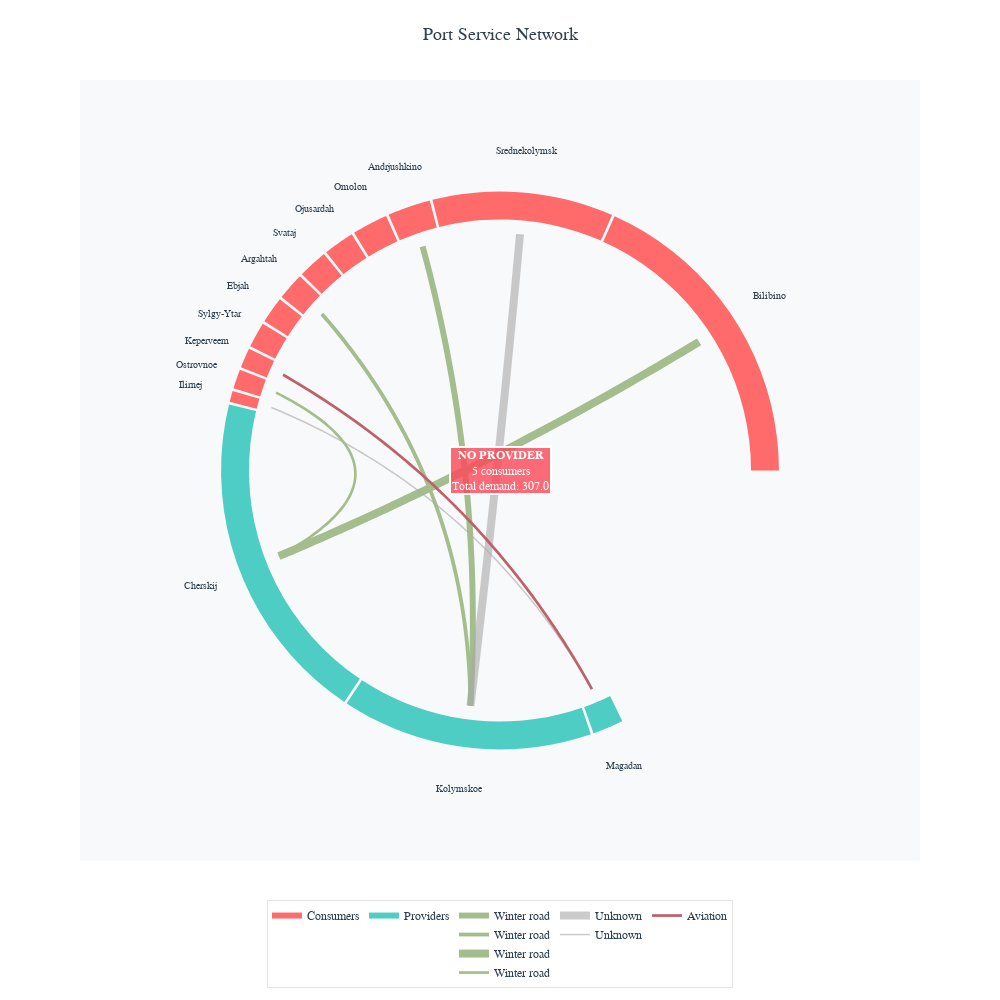

Here is the notebook cell this chart was saved with:
### Code cell
import plotly.graph_objects as go
import numpy as np
import math
from collections import defaultdict


def plot_circular_network_sankey_style(g, service_name="port", min_flow=1):
    """
    Create a circular network plot that matches the Sankey data processing exactly
    Cities are represented as flat segments along the circle perimeter

    Parameters:
    g: Single NetworkX graph
    service_name: Name of the service
    min_flow: Minimum flow threshold
    """

    print(f"Creating circular network...")

    # Step 1: Get all unique consumers, excluding self-sufficient ones
    consumers = {}  # {consumer_name: demand}

    # Find settlements with self-loops and full provision
    self_sufficient = set()
    for source, target, data in g.edges(data=True):
        if data.get("is_service_flow", False) and source == target:  # Self-loop
            # Check if this settlement has full provision
            node_data = g.nodes[source]
            provision = node_data.get("provision", 0)
            if provision >= 1.0:  # Fully provided
                self_sufficient.add(source)

    print(
        f"Excluding {len(self_sufficient)} self-sufficient settlements: {list(self_sufficient)}"
    )

    # Add consumers excluding self-sufficient ones
    for node_name, node_data in g.nodes(data=True):
        demand = node_data.get("demand", 0)
        if demand > 0 and node_name not in self_sufficient:
            consumers[node_name] = demand

    print(f"Found {len(consumers)} consumers")

    # Step 2: Get provider assignments
    assignments = {}

    # Get service flows (exclude self-service completely)
    for source, target, data in g.edges(data=True):
        if (
            data.get("is_service_flow", False)
            and data.get("assignment", 0) >= min_flow
            and source != target
        ):  # Only external service flows
            if source in consumers:  # Only consumers we know about
                assignments[source] = target

    # For consumers with NO external assignments, they go to NO_PROVIDER
    for consumer in consumers:
        if consumer not in assignments:
            assignments[consumer] = "NO_PROVIDER"

    print(
        f"{len([p for p in assignments.values() if p != 'NO_PROVIDER'])} assignments, "
        f"{len([p for p in assignments.values() if p == 'NO_PROVIDER'])} no provider"
    )

    # Step 3: Create network data
    providers = set(assignments.values())
    all_nodes = list(consumers.keys()) + [p for p in providers if p != "NO_PROVIDER"]

    # Calculate provider flows for sizing
    provider_flows = {}
    for consumer, provider in assignments.items():
        consumer_demand = consumers[consumer]
        if provider not in provider_flows:
            provider_flows[provider] = 0
        provider_flows[provider] += consumer_demand

    # Step 4: Create circular layout with segments
    fig = go.Figure()

    # Sort nodes: consumers first (by demand), then providers (by flow)
    sorted_consumers = sorted(consumers.items(), key=lambda x: x[1], reverse=True)
    sorted_providers = sorted(
        [(p, f) for p, f in provider_flows.items() if p != "NO_PROVIDER"],
        key=lambda x: x[1],
        reverse=True,
    )

    ordered_nodes = [c[0] for c in sorted_consumers] + [p[0] for p in sorted_providers]

    # Calculate total demand for proportional segments
    total_demand = sum(consumers.values()) + sum(f for p, f in sorted_providers)

    # Create segment positions
    segment_positions = {}
    current_angle = 0
    radius = 1.0

    for node_id in ordered_nodes:
        if node_id in consumers:
            demand = consumers[node_id]
        else:
            demand = provider_flows[node_id]

        # Calculate segment size proportional to demand
        segment_size = max(
            0.02, (demand / total_demand) * 2 * math.pi * 0.8
        )  # 80% of circle

        start_angle = current_angle
        end_angle = current_angle + segment_size
        mid_angle = (start_angle + end_angle) / 2

        segment_positions[node_id] = {
            "start_angle": start_angle,
            "end_angle": end_angle,
            "mid_angle": mid_angle,
            "mid_x": math.cos(mid_angle) * radius,
            "mid_y": math.sin(mid_angle) * radius,
        }

        current_angle = end_angle + 0.01  # Small gap between segments

    # Step 5: Draw city segments
    transport_modes_color = {
        "Aviation": "#BF616A",
        "Regular road": "#EBCB8B",
        "Winter road": "#A3BE8C",
        "Water transport": "#B48EAD",
        "Service flow": "rgba(149, 165, 166, 0.6)",
        "Unknown": "rgba(169, 169, 169, 0.6)",
    }

    # Draw consumer segments (red)
    for consumer, demand in sorted_consumers:
        pos = segment_positions[consumer]

        # Create arc for segment
        angles = np.linspace(pos["start_angle"], pos["end_angle"], 20)
        inner_radius = 0.9
        outer_radius = 1.0

        # Create segment shape
        x_outer = [math.cos(a) * outer_radius for a in angles]
        y_outer = [math.sin(a) * outer_radius for a in angles]
        x_inner = [math.cos(a) * inner_radius for a in reversed(angles)]
        y_inner = [math.sin(a) * inner_radius for a in reversed(angles)]

        x_segment = x_outer + x_inner + [x_outer[0]]
        y_segment = y_outer + y_inner + [y_outer[0]]

        provider = assignments[consumer]
        fig.add_trace(
            go.Scatter(
                x=x_segment,
                y=y_segment,
                fill="toself",
                mode="none",
                fillcolor="#FF6B6B",
                name="Consumers",
                legendgroup="consumers",
                showlegend=True if consumer == sorted_consumers[0][0] else False,
                hovertemplate=f"<b>{consumer}</b><br>Demand: {demand:.1f}<br>Provider: {provider}<extra></extra>",
            )
        )

        # Add text label
        fig.add_annotation(
            x=pos["mid_x"] * 1.15,
            y=pos["mid_y"] * 1.15,
            text=consumer,
            showarrow=False,
            font=dict(size=10, color="#2c3e50"),
            xanchor="center",
            yanchor="middle",
        )

    # Draw provider segments (teal)
    for provider, flow in sorted_providers:
        pos = segment_positions[provider]

        # Create arc for segment
        angles = np.linspace(pos["start_angle"], pos["end_angle"], 20)
        inner_radius = 0.9
        outer_radius = 1.0

        # Create segment shape
        x_outer = [math.cos(a) * outer_radius for a in angles]
        y_outer = [math.sin(a) * outer_radius for a in angles]
        x_inner = [math.cos(a) * inner_radius for a in reversed(angles)]
        y_inner = [math.sin(a) * inner_radius for a in reversed(angles)]

        x_segment = x_outer + x_inner + [x_outer[0]]
        y_segment = y_outer + y_inner + [y_outer[0]]

        served_consumers = [c for c, p in assignments.items() if p == provider]
        fig.add_trace(
            go.Scatter(
                x=x_segment,
                y=y_segment,
                fill="toself",
                mode="none",
                fillcolor="#4ECDC4",
                name="Providers",
                legendgroup="providers",
                showlegend=True if provider == sorted_providers[0][0] else False,
                hovertemplate=f"<b>{provider}</b><br>Total Flow: {flow:.1f}<br>Serves: {len(served_consumers)} consumers<extra></extra>",
            )
        )

        # Add text label
        fig.add_annotation(
            x=pos["mid_x"] * 1.15,
            y=pos["mid_y"] * 1.15,
            text=provider,
            showarrow=False,
            font=dict(size=10, color="#2c3e50"),
            xanchor="center",
            yanchor="middle",
        )

    # Step 6: Draw connections (curved lines from segment to segment)
    for consumer, provider in assignments.items():
        if provider == "NO_PROVIDER":
            continue

        consumer_pos = segment_positions[consumer]
        provider_pos = segment_positions[provider]

        x0, y0 = consumer_pos["mid_x"] * 0.85, consumer_pos["mid_y"] * 0.85
        x1, y1 = provider_pos["mid_x"] * 0.85, provider_pos["mid_y"] * 0.85

        consumer_demand = consumers[consumer]

        # Get the transport mode/label for this connection
        edge_label = "Service flow"
        for source, target, data in g.edges(data=True):
            if source == consumer and target == provider:
                if data.get("is_service_flow", False):
                    # edge_label = "Service flow"
                    # else:
                    edge_label = data.get("label", "Unknown")
                break

        # Create curved path toward center
        mid_x = (x0 + x1) / 2
        mid_y = (y0 + y1) / 2
        control_x = mid_x * 0.3  # Curve toward center
        control_y = mid_y * 0.3

        # Create smooth curve
        t = np.linspace(0, 1, 50)
        curve_x = (1 - t) ** 2 * x0 + 2 * (1 - t) * t * control_x + t**2 * x1
        curve_y = (1 - t) ** 2 * y0 + 2 * (1 - t) * t * control_y + t**2 * y1

        # Scale thickness based on demand
        line_width = max(1, min(8, consumer_demand / 15))

        # Get color for this edge label
        color = transport_modes_color.get(edge_label, transport_modes_color["Unknown"])

        fig.add_trace(
            go.Scatter(
                x=curve_x,
                y=curve_y,
                mode="lines",
                name=edge_label,
                legendgroup=edge_label,
                line=dict(
                    color=color,
                    width=line_width,
                    shape="spline",
                    smoothing=1.0,
                ),
                hovertemplate=f"<b>{consumer} → {provider}</b><br>Type: {edge_label}<br>Demand: {consumer_demand:.1f}<extra></extra>",
                showlegend=True,
            )
        )

    # Add annotation for NO_PROVIDER consumers
    no_provider_consumers = [c for c, p in assignments.items() if p == "NO_PROVIDER"]
    if no_provider_consumers:
        total_no_provider_demand = sum(consumers[c] for c in no_provider_consumers)
        fig.add_annotation(
            x=0,
            y=0,
            text=f"<b>NO PROVIDER</b><br>{len(no_provider_consumers)} consumers<br>Total demand: {total_no_provider_demand:.1f}",
            showarrow=False,
            bgcolor="rgba(255, 71, 87, 0.8)",
            bordercolor="white",
            borderwidth=2,
            font=dict(size=12, color="white", family="Arial Black"),
        )

    # Step 7: Update layout
    fig.update_layout(
        title=dict(
            text=f"{service_name.title()} Service Network",
            font=dict(size=18, family="Arial", color="#2c3e50"),
            x=0.5,
            xanchor="center",
        ),
        showlegend=True,
        legend=dict(
            orientation="h",
            yanchor="top",
            y=-0.05,
            xanchor="center",
            x=0.5,
            bgcolor="rgba(255,255,255,0.8)",
            bordercolor="rgba(0,0,0,0.1)",
            borderwidth=1,
        ),
        hovermode="closest",
        margin=dict(b=80, l=80, r=80, t=80),
        xaxis=dict(
            showgrid=False,
            zeroline=False,
            showticklabels=False,
            range=[-1.4, 1.4],
            scaleanchor="y",
            scaleratio=1,
        ),
        yaxis=dict(
            showgrid=False, zeroline=False, showticklabels=False, range=[-1.4, 1.4]
        ),
        plot_bgcolor="#f8f9fa",
        paper_bgcolor="white",
        font=dict(family="Arial", size=12, color="#2c3e50"),
        width=1000,
        height=1000,
    )

    return fig


# Usage example:
fig = plot_circular_network_sankey_style(g, service_name="port")
fig.show()

### Figure 1 — Plotly figure (JSON) as saved in the notebook; plotly's stock layout.template omitted (floating-point values rounded to 4 significant figures)
{"data": [{"fill": "toself", "fillcolor": "#FF6B6B", "hovertemplate": "<b>Bilibino</b><br>Demand: 654.0<br>Provider: Cherskij<extra></extra>", "legendgroup": "consumers", "mode": "none", "name": "Consumers", "showlegend": true, "type": "scatter", "x": [1, 0.9982, 0.9927, 0.9836, 0.971, 0.9548, 0.9351, 0.912, 0.8855, 0.8559, 0.8231, 0.7874, 0.7487, 0.7073, 0.6634, 0.617, 0.5684, 0.5177, 0.4651, 0.4108, 0.3698, 0.4186, 0.4659, 0.5116, 0.5553, 0.597, 0.6366, 0.6738, 0.7086, 0.7408, 0.7703, 0.797, 0.8208, 0.8416, 0.8593, 0.8739, 0.8853, 0.8934, 0.8984, 0.9, 1], "y": [0, 0.06035, 0.1205, 0.1802, 0.2392, 0.2974, 0.3545, 0.4103, 0.4645, 0.5171, 0.5679, 0.6165, 0.6629, 0.7069, 0.7483, 0.787, 0.8228, 0.8556, 0.8852, 0.9117, 0.8205, 0.7967, 0.77, 0.7405, 0.7083, 0.6735, 0.6362, 0.5966, 0.5549, 0.5111, 0.4654, 0.4181, 0.3692, 0.319, 0.2676, 0.2153, 0.1622, 0.1084, 0.05432, 0, 0]}, {"fill": "toself", "fillcolor": "#FF6B6B", "hovertemplate": "<b>Srednekolymsk</b><br>Demand: 375.0<br>Provider: Kolymskoe<extra></extra>", "legendgroup": "consumers", "mode": "none", "name": "Consumers", "showlegend": false, "type": "scatter", "x": [0.4017, 0.3698, 0.3374, 0.3046, 0.2714, 0.2379, 0.2042, 0.1701, 0.1359, 0.1016, 0.06705, 0.03247, -0.002157, -0.03678, -0.07135, -0.1058, -0.1402, -0.1744, -0.2084, -0.2421, -0.2179, -0.1875, -0.157, -0.1262, -0.09526, -0.06422, -0.0331, -0.001941, 0.02922, 0.06034, 0.0914, 0.1223, 0.1531, 0.1837, 0.2141, 0.2443, 0.2741, 0.3036, 0.3328, 0.3615, 0.4017], "y": [0.9158, 0.9291, 0.9414, 0.9525, 0.9625, 0.9713, 0.9789, 0.9854, 0.9907, 0.9948, 0.9977, 0.9995, 1.0, 0.9993, 0.9975, 0.9944, 0.9901, 0.9847, 0.978, 0.9702, 0.8732, 0.8802, 0.8862, 0.8911, 0.8949, 0.8977, 0.8994, 0.9, 0.8995, 0.898, 0.8953, 0.8916, 0.8869, 0.881, 0.8742, 0.8662, 0.8572, 0.8472, 0.8362, 0.8242, 0.9158]}, {"fill": "toself", "fillcolor": "#FF6B6B", "hovertemplate": "<b>Andrjushkino</b><br>Demand: 89.0<br>Provider: Kolymskoe<extra></extra>", "legendgroup": "consumers", "mode": "none", "name": "Consumers", "showlegend": false, "type": "scatter", "x": [-0.2518, -0.2598, -0.2677, -0.2756, -0.2835, -0.2914, -0.2992, -0.307, -0.3148, -0.3226, -0.3304, -0.3382, -0.3459, -0.3536, -0.3612, -0.3689, -0.3765, -0.3841, -0.3917, -0.3992, -0.3593, -0.3525, -0.3457, -0.3389, -0.332, -0.3251, -0.3182, -0.3113, -0.3043, -0.2974, -0.2904, -0.2834, -0.2763, -0.2693, -0.2622, -0.2551, -0.248, -0.2409, -0.2338, -0.2266, -0.2518], "y": [0.9678, 0.9657, 0.9635, 0.9613, 0.959, 0.9566, 0.9542, 0.9517, 0.9491, 0.9465, 0.9438, 0.9411, 0.9383, 0.9354, 0.9325, 0.9295, 0.9264, 0.9233, 0.9201, 0.9168, 0.8252, 0.8281, 0.831, 0.8338, 0.8365, 0.8392, 0.8419, 0.8445, 0.847, 0.8495, 0.8519, 0.8542, 0.8565, 0.8588, 0.861, 0.8631, 0.8651, 0.8672, 0.8691, 0.871, 0.9678]}, {"fill": "toself", "fillcolor": "#FF6B6B", "hovertemplate": "<b>Omolon</b><br>Demand: 74.0<br>Provider: NO_PROVIDER<extra></extra>", "legendgroup": "consumers", "mode": "none", "name": "Consumers", "showlegend": false, "type": "scatter", "x": [-0.4084, -0.4146, -0.4208, -0.427, -0.4332, -0.4393, -0.4455, -0.4516, -0.4577, -0.4637, -0.4698, -0.4758, -0.4818, -0.4878, -0.4937, -0.4997, -0.5056, -0.5114, -0.5173, -0.5231, -0.4708, -0.4656, -0.4603, -0.455, -0.4497, -0.4443, -0.439, -0.4336, -0.4282, -0.4228, -0.4174, -0.4119, -0.4064, -0.4009, -0.3954, -0.3899, -0.3843, -0.3788, -0.3732, -0.3676, -0.4084], "y": [0.9128, 0.91, 0.9071, 0.9042, 0.9013, 0.8983, 0.8953, 0.8922, 0.8891, 0.886, 0.8828, 0.8796, 0.8763, 0.873, 0.8696, 0.8662, 0.8628, 0.8593, 0.8558, 0.8522, 0.767, 0.7702, 0.7734, 0.7765, 0.7796, 0.7827, 0.7857, 0.7887, 0.7916, 0.7945, 0.7974, 0.8002, 0.803, 0.8058, 0.8085, 0.8112, 0.8138, 0.8164, 0.819, 0.8215, 0.9128]}, {"fill": "toself", "fillcolor": "#FF6B6B", "hovertemplate": "<b>Ojusardah</b><br>Demand: 64.0<br>Provider: NO_PROVIDER<extra></extra>", "legendgroup": "consumers", "mode": "none", "name": "Consumers", "showlegend": false, "type": "scatter", "x": [-0.5316, -0.5366, -0.5416, -0.5466, -0.5515, -0.5564, -0.5613, -0.5662, -0.5711, -0.5759, -0.5807, -0.5855, -0.5903, -0.5951, -0.5998, -0.6045, -0.6092, -0.6139, -0.6186, -0.6232, -0.5609, -0.5567, -0.5525, -0.5483, -0.5441, -0.5398, -0.5356, -0.5313, -0.527, -0.5227, -0.5183, -0.514, -0.5096, -0.5052, -0.5008, -0.4964, -0.4919, -0.4874, -0.483, -0.4785, -0.5316], "y": [0.847, 0.8438, 0.8406, 0.8374, 0.8342, 0.8309, 0.8276, 0.8243, 0.8209, 0.8175, 0.8141, 0.8106, 0.8072, 0.8037, 0.8001, 0.7966, 0.793, 0.7894, 0.7857, 0.7821, 0.7039, 0.7072, 0.7104, 0.7137, 0.7169, 0.7201, 0.7233, 0.7265, 0.7296, 0.7327, 0.7358, 0.7388, 0.7418, 0.7448, 0.7478, 0.7508, 0.7537, 0.7566, 0.7594, 0.7623, 0.847]}, {"fill": "toself", "fillcolor": "#FF6B6B", "hovertemplate": "<b>Svataj</b><br>Demand: 61.0<br>Provider: NO_PROVIDER<extra></extra>", "legendgroup": "consumers", "mode": "none", "name": "Consumers", "showlegend": false, "type": "scatter", "x": [-0.631, -0.6353, -0.6397, -0.644, -0.6483, -0.6526, -0.6568, -0.6611, -0.6653, -0.6695, -0.6737, -0.6778, -0.6819, -0.686, -0.6901, -0.6942, -0.6982, -0.7023, -0.7063, -0.7102, -0.6392, -0.6356, -0.632, -0.6284, -0.6248, -0.6211, -0.6174, -0.6137, -0.61, -0.6063, -0.6025, -0.5988, -0.595, -0.5911, -0.5873, -0.5835, -0.5796, -0.5757, -0.5718, -0.5679, -0.631], "y": [0.7758, 0.7722, 0.7686, 0.765, 0.7614, 0.7577, 0.754, 0.7503, 0.7466, 0.7428, 0.739, 0.7352, 0.7314, 0.7276, 0.7237, 0.7198, 0.7159, 0.7119, 0.708, 0.704, 0.6336, 0.6372, 0.6407, 0.6443, 0.6478, 0.6513, 0.6548, 0.6583, 0.6617, 0.6651, 0.6685, 0.6719, 0.6753, 0.6786, 0.682, 0.6852, 0.6885, 0.6918, 0.695, 0.6982, 0.7758]}, {"fill": "toself", "fillcolor": "#FF6B6B", "hovertemplate": "<b>Argahtah</b><br>Demand: 57.0<br>Provider: Kolymskoe<extra></extra>", "legendgroup": "consumers", "mode": "none", "name": "Consumers", "showlegend": false, "type": "scatter", "x": [-0.7172, -0.7209, -0.7245, -0.7282, -0.7318, -0.7353, -0.7389, -0.7424, -0.7459, -0.7494, -0.7529, -0.7564, -0.7598, -0.7632, -0.7666, -0.77, -0.7733, -0.7766, -0.7799, -0.7832, -0.7049, -0.702, -0.699, -0.696, -0.693, -0.6899, -0.6869, -0.6838, -0.6807, -0.6776, -0.6745, -0.6713, -0.6682, -0.665, -0.6618, -0.6586, -0.6553, -0.6521, -0.6488, -0.6455, -0.7172], "y": [0.6968, 0.693, 0.6892, 0.6854, 0.6816, 0.6777, 0.6738, 0.6699, 0.666, 0.6621, 0.6581, 0.6542, 0.6502, 0.6462, 0.6421, 0.6381, 0.634, 0.6299, 0.6258, 0.6217, 0.5596, 0.5633, 0.5669, 0.5706, 0.5743, 0.5779, 0.5815, 0.5851, 0.5887, 0.5923, 0.5959, 0.5994, 0.6029, 0.6064, 0.6099, 0.6134, 0.6169, 0.6203, 0.6237, 0.6271, 0.6968]}, {"fill": "toself", "fillcolor": "#FF6B6B", "hovertemplate": "<b>Ebjah</b><br>Demand: 55.0<br>Provider: NO_PROVIDER<extra></extra>", "legendgroup": "consumers", "mode": "none", "name": "Consumers", "showlegend": false, "type": "scatter", "x": [-0.7894, -0.7925, -0.7956, -0.7987, -0.8017, -0.8047, -0.8077, -0.8107, -0.8137, -0.8166, -0.8196, -0.8225, -0.8253, -0.8282, -0.831, -0.8338, -0.8366, -0.8394, -0.8422, -0.8449, -0.7604, -0.7579, -0.7555, -0.753, -0.7505, -0.7479, -0.7454, -0.7428, -0.7402, -0.7376, -0.735, -0.7323, -0.7297, -0.727, -0.7243, -0.7215, -0.7188, -0.716, -0.7133, -0.7105, -0.7894], "y": [0.6139, 0.6099, 0.6058, 0.6018, 0.5977, 0.5936, 0.5895, 0.5854, 0.5813, 0.5772, 0.573, 0.5688, 0.5647, 0.5605, 0.5562, 0.552, 0.5478, 0.5435, 0.5392, 0.535, 0.4815, 0.4853, 0.4892, 0.493, 0.4968, 0.5006, 0.5044, 0.5082, 0.512, 0.5157, 0.5194, 0.5232, 0.5269, 0.5306, 0.5343, 0.5379, 0.5416, 0.5452, 0.5489, 0.5525, 0.6139]}, {"fill": "toself", "fillcolor": "#FF6B6B", "hovertemplate": "<b>Sylgy-Ytar</b><br>Demand: 53.0<br>Provider: NO_PROVIDER<extra></extra>", "legendgroup": "consumers", "mode": "none", "name": "Consumers", "showlegend": false, "type": "scatter", "x": [-0.8502, -0.8528, -0.8553, -0.8578, -0.8603, -0.8628, -0.8653, -0.8677, -0.8701, -0.8725, -0.8749, -0.8773, -0.8796, -0.8819, -0.8842, -0.8865, -0.8888, -0.891, -0.8932, -0.8954, -0.8059, -0.8039, -0.8019, -0.7999, -0.7979, -0.7958, -0.7937, -0.7917, -0.7896, -0.7874, -0.7853, -0.7831, -0.7809, -0.7787, -0.7765, -0.7743, -0.772, -0.7698, -0.7675, -0.7652, -0.8502], "y": [0.5265, 0.5223, 0.5181, 0.5139, 0.5097, 0.5055, 0.5013, 0.4971, 0.4928, 0.4885, 0.4843, 0.48, 0.4757, 0.4714, 0.467, 0.4627, 0.4584, 0.454, 0.4496, 0.4453, 0.4007, 0.4047, 0.4086, 0.4125, 0.4164, 0.4203, 0.4242, 0.4281, 0.432, 0.4358, 0.4397, 0.4435, 0.4473, 0.4512, 0.455, 0.4588, 0.4626, 0.4663, 0.4701, 0.4738, 0.5265]}, {"fill": "toself", "fillcolor": "#FF6B6B", "hovertemplate": "<b>Keperveem</b><br>Demand: 41.0<br>Provider: Magadan<extra></extra>", "legendgroup": "consumers", "mode": "none", "name": "Consumers", "showlegend": false, "type": "scatter", "x": [-0.8998, -0.9015, -0.9031, -0.9047, -0.9063, -0.9079, -0.9095, -0.9111, -0.9126, -0.9141, -0.9157, -0.9172, -0.9187, -0.9202, -0.9217, -0.9231, -0.9246, -0.926, -0.9274, -0.9288, -0.836, -0.8347, -0.8334, -0.8321, -0.8308, -0.8295, -0.8282, -0.8268, -0.8255, -0.8241, -0.8227, -0.8213, -0.8199, -0.8185, -0.8171, -0.8157, -0.8142, -0.8128, -0.8113, -0.8098, -0.8998], "y": [0.4363, 0.4329, 0.4295, 0.426, 0.4226, 0.4192, 0.4157, 0.4123, 0.4088, 0.4054, 0.4019, 0.3985, 0.395, 0.3915, 0.388, 0.3845, 0.381, 0.3775, 0.374, 0.3705, 0.3334, 0.3366, 0.3398, 0.3429, 0.3461, 0.3492, 0.3523, 0.3555, 0.3586, 0.3617, 0.3648, 0.368, 0.3711, 0.3742, 0.3773, 0.3804, 0.3834, 0.3865, 0.3896, 0.3927, 0.4363]}, {"fill": "toself", "fillcolor": "#FF6B6B", "hovertemplate": "<b>Ostrovnoe</b><br>Demand: 40.0<br>Provider: Cherskij<extra></extra>", "legendgroup": "consumers", "mode": "none", "name": "Consumers", "showlegend": false, "type": "scatter", "x": [-0.9325, -0.9338, -0.9351, -0.9364, -0.9377, -0.939, -0.9403, -0.9415, -0.9428, -0.944, -0.9452, -0.9464, -0.9476, -0.9488, -0.9499, -0.9511, -0.9522, -0.9533, -0.9544, -0.9555, -0.86, -0.859, -0.858, -0.857, -0.856, -0.8549, -0.8539, -0.8528, -0.8518, -0.8507, -0.8496, -0.8485, -0.8474, -0.8462, -0.8451, -0.844, -0.8428, -0.8416, -0.8404, -0.8392, -0.9325], "y": [0.3612, 0.3577, 0.3543, 0.3508, 0.3474, 0.3439, 0.3404, 0.337, 0.3335, 0.33, 0.3265, 0.323, 0.3195, 0.316, 0.3125, 0.309, 0.3055, 0.302, 0.2984, 0.2949, 0.2654, 0.2686, 0.2718, 0.2749, 0.2781, 0.2813, 0.2844, 0.2876, 0.2907, 0.2939, 0.297, 0.3001, 0.3033, 0.3064, 0.3095, 0.3126, 0.3157, 0.3189, 0.322, 0.3251, 0.3612]}, {"fill": "toself", "fillcolor": "#FF6B6B", "hovertemplate": "<b>Ilirnej</b><br>Demand: 23.0<br>Provider: Magadan<extra></extra>", "legendgroup": "consumers", "mode": "none", "name": "Consumers", "showlegend": false, "type": "scatter", "x": [-0.9584, -0.959, -0.9596, -0.9602, -0.9608, -0.9614, -0.962, -0.9626, -0.9631, -0.9637, -0.9643, -0.9648, -0.9654, -0.9659, -0.9665, -0.967, -0.9676, -0.9681, -0.9686, -0.9692, -0.8722, -0.8718, -0.8713, -0.8708, -0.8703, -0.8698, -0.8693, -0.8688, -0.8683, -0.8678, -0.8673, -0.8668, -0.8663, -0.8658, -0.8653, -0.8647, -0.8642, -0.8637, -0.8631, -0.8626, -0.9584], "y": [0.2853, 0.2833, 0.2813, 0.2792, 0.2772, 0.2751, 0.2731, 0.2711, 0.269, 0.267, 0.2649, 0.2629, 0.2608, 0.2588, 0.2567, 0.2547, 0.2526, 0.2506, 0.2485, 0.2464, 0.2218, 0.2237, 0.2255, 0.2274, 0.2292, 0.231, 0.2329, 0.2347, 0.2366, 0.2384, 0.2403, 0.2421, 0.244, 0.2458, 0.2476, 0.2495, 0.2513, 0.2531, 0.255, 0.2568, 0.2853]}, {"fill": "toself", "fillcolor": "#4ECDC4", "hovertemplate": "<b>Cherskij</b><br>Total Flow: 694.0<br>Serves: 2 consumers<extra></extra>", "legendgroup": "providers", "mode": "none", "name": "Providers", "showlegend": true, "type": "scatter", "x": [-0.9716, -0.9847, -0.9939, -0.9989, -0.9998, -0.9967, -0.9894, -0.9781, -0.9628, -0.9435, -0.9203, -0.8934, -0.8628, -0.8287, -0.7911, -0.7503, -0.7064, -0.6597, -0.6102, -0.5582, -0.5024, -0.5492, -0.5937, -0.6358, -0.6753, -0.712, -0.7458, -0.7765, -0.8041, -0.8283, -0.8492, -0.8665, -0.8803, -0.8905, -0.897, -0.8999, -0.899, -0.8945, -0.8863, -0.8744, -0.9716], "y": [0.2367, 0.174, 0.1106, 0.04674, -0.01733, -0.08132, -0.145, -0.2081, -0.2703, -0.3314, -0.3911, -0.4492, -0.5055, -0.5598, -0.6117, -0.6611, -0.7078, -0.7516, -0.7923, -0.8297, -0.7467, -0.713, -0.6764, -0.637, -0.595, -0.5505, -0.5038, -0.455, -0.4043, -0.352, -0.2982, -0.2432, -0.1872, -0.1305, -0.07319, -0.0156, 0.04206, 0.09955, 0.1566, 0.2131, 0.2367]}, {"fill": "toself", "fillcolor": "#4ECDC4", "hovertemplate": "<b>Kolymskoe</b><br>Total Flow: 521.0<br>Serves: 3 consumers<extra></extra>", "legendgroup": "providers", "mode": "none", "name": "Providers", "showlegend": false, "type": "scatter", "x": [-0.5499, -0.5091, -0.4671, -0.424, -0.38, -0.335, -0.2894, -0.243, -0.1961, -0.1487, -0.1009, -0.05298, -0.004892, 0.0432, 0.0912, 0.139, 0.1864, 0.2335, 0.28, 0.3258, 0.2932, 0.252, 0.2101, 0.1678, 0.1251, 0.08208, 0.03888, -0.004403, -0.04768, -0.09084, -0.1338, -0.1764, -0.2187, -0.2604, -0.3015, -0.342, -0.3816, -0.4204, -0.4582, -0.4949, -0.5499], "y": [-0.8353, -0.8607, -0.8842, -0.9057, -0.925, -0.9422, -0.9572, -0.97, -0.9806, -0.9889, -0.9949, -0.9986, -1.0, -0.9991, -0.9958, -0.9903, -0.9825, -0.9724, -0.96, -0.9454, -0.8509, -0.864, -0.8751, -0.8842, -0.8913, -0.8962, -0.8992, -0.9, -0.8987, -0.8954, -0.89, -0.8825, -0.873, -0.8615, -0.848, -0.8325, -0.8151, -0.7958, -0.7747, -0.7517, -0.8353]}, {"fill": "toself", "fillcolor": "#4ECDC4", "hovertemplate": "<b>Magadan</b><br>Total Flow: 64.0<br>Serves: 2 consumers<extra></extra>", "legendgroup": "providers", "mode": "none", "name": "Providers", "showlegend": false, "type": "scatter", "x": [0.3353, 0.3408, 0.3464, 0.3519, 0.3574, 0.3629, 0.3684, 0.3739, 0.3794, 0.3849, 0.3903, 0.3957, 0.4012, 0.4066, 0.412, 0.4173, 0.4227, 0.4281, 0.4334, 0.4387, 0.3948, 0.39, 0.3852, 0.3804, 0.3756, 0.3708, 0.3659, 0.3611, 0.3562, 0.3513, 0.3464, 0.3415, 0.3365, 0.3316, 0.3266, 0.3217, 0.3167, 0.3117, 0.3067, 0.3017, 0.3353], "y": [-0.9421, -0.9401, -0.9381, -0.936, -0.9339, -0.9318, -0.9297, -0.9275, -0.9252, -0.923, -0.9207, -0.9184, -0.916, -0.9136, -0.9112, -0.9087, -0.9063, -0.9038, -0.9012, -0.8986, -0.8088, -0.8111, -0.8134, -0.8156, -0.8179, -0.8201, -0.8223, -0.8244, -0.8265, -0.8286, -0.8307, -0.8327, -0.8347, -0.8367, -0.8386, -0.8405, -0.8424, -0.8443, -0.8461, -0.8479, -0.9421]}, {"hovertemplate": "<b>Andrjushkino → Kolymskoe</b><br>Type: Winter road<br>Demand: 89.0<extra></extra>", "legendgroup": "Winter road", "line": {"color": "#A3BE8C", "shape": "spline", "smoothing": 1, "width": 5.933}, "mode": "lines", "name": "Winter road", "showlegend": true, "type": "scatter", "x": [-0.2775, -0.2687, -0.26, -0.2516, -0.2434, -0.2354, -0.2277, -0.2202, -0.2129, -0.2058, -0.1989, -0.1923, -0.1859, -0.1797, -0.1738, -0.168, -0.1625, -0.1572, -0.1522, -0.1473, -0.1427, -0.1383, -0.1341, -0.1302, -0.1265, -0.123, -0.1197, -0.1166, -0.1138, -0.1112, -0.1088, -0.1067, -0.1047, -0.103, -0.1015, -0.1003, -0.09925, -0.09843, -0.09784, -0.09748, -0.09733, -0.09741, -0.09772, -0.09825, -0.099, -0.09997, -0.1012, -0.1026, -0.1042, -0.1061], "y": [0.8034, 0.7704, 0.7373, 0.7042, 0.6711, 0.6379, 0.6048, 0.5716, 0.5384, 0.5051, 0.4719, 0.4386, 0.4053, 0.372, 0.3386, 0.3052, 0.2718, 0.2384, 0.205, 0.1715, 0.138, 0.1045, 0.07097, 0.0374, 0.00382, -0.02979, -0.06342, -0.09707, -0.1307, -0.1644, -0.1982, -0.2319, -0.2657, -0.2995, -0.3333, -0.3671, -0.401, -0.4349, -0.4688, -0.5027, -0.5367, -0.5707, -0.6047, -0.6387, -0.6728, -0.7068, -0.7409, -0.775, -0.8092, -0.8434]}, {"hovertemplate": "<b>Argahtah → Kolymskoe</b><br>Type: Winter road<br>Demand: 57.0<extra></extra>", "legendgroup": "Winter road", "line": {"color": "#A3BE8C", "shape": "spline", "smoothing": 1, "width": 3.8}, "mode": "lines", "name": "Winter road", "showlegend": true, "type": "scatter", "x": [-0.6385, -0.6172, -0.5964, -0.5759, -0.556, -0.5364, -0.5173, -0.4986, -0.4804, -0.4626, -0.4452, -0.4282, -0.4117, -0.3957, -0.38, -0.3648, -0.35, -0.3357, -0.3218, -0.3083, -0.2953, -0.2827, -0.2705, -0.2588, -0.2475, -0.2366, -0.2262, -0.2162, -0.2066, -0.1975, -0.1888, -0.1805, -0.1727, -0.1653, -0.1584, -0.1518, -0.1458, -0.1401, -0.1349, -0.1301, -0.1257, -0.1218, -0.1183, -0.1153, -0.1127, -0.1105, -0.1087, -0.1074, -0.1066, -0.1061], "y": [0.5611, 0.5364, 0.5115, 0.4865, 0.4613, 0.4359, 0.4103, 0.3846, 0.3588, 0.3328, 0.3066, 0.2802, 0.2537, 0.227, 0.2001, 0.1731, 0.1459, 0.1186, 0.09109, 0.06342, 0.03558, 0.007574, -0.02059, -0.04893, -0.07742, -0.1061, -0.1349, -0.1639, -0.1931, -0.2224, -0.2519, -0.2815, -0.3113, -0.3413, -0.3715, -0.4018, -0.4322, -0.4629, -0.4937, -0.5246, -0.5558, -0.5871, -0.6185, -0.6501, -0.6819, -0.7139, -0.746, -0.7783, -0.8107, -0.8434]}, {"hovertemplate": "<b>Bilibino → Cherskij</b><br>Type: Winter road<br>Demand: 654.0<extra></extra>", "legendgroup": "Winter road", "line": {"color": "#A3BE8C", "shape": "spline", "smoothing": 1, "width": 8}, "mode": "lines", "name": "Winter road", "showlegend": true, "type": "scatter", "x": [0.7139, 0.6843, 0.6546, 0.6248, 0.5951, 0.5652, 0.5354, 0.5054, 0.4755, 0.4455, 0.4154, 0.3853, 0.3552, 0.325, 0.2947, 0.2644, 0.2341, 0.2037, 0.1733, 0.1428, 0.1123, 0.08177, 0.05116, 0.02051, -0.01019, -0.04093, -0.07172, -0.1026, -0.1334, -0.1644, -0.1953, -0.2264, -0.2574, -0.2885, -0.3197, -0.3509, -0.3821, -0.4134, -0.4448, -0.4762, -0.5076, -0.5391, -0.5706, -0.6022, -0.6338, -0.6654, -0.6971, -0.7289, -0.7607, -0.7925], "y": [0.4613, 0.4435, 0.4257, 0.4081, 0.3905, 0.373, 0.3556, 0.3383, 0.3211, 0.304, 0.287, 0.27, 0.2532, 0.2364, 0.2197, 0.2032, 0.1867, 0.1703, 0.1539, 0.1377, 0.1216, 0.1055, 0.08959, 0.07372, 0.05795, 0.04226, 0.02667, 0.01116, -0.004253, -0.01958, -0.03481, -0.04996, -0.06501, -0.07998, -0.09486, -0.1096, -0.1243, -0.1389, -0.1535, -0.1679, -0.1822, -0.1965, -0.2106, -0.2247, -0.2387, -0.2526, -0.2664, -0.2801, -0.2937, -0.3072]}, {"hovertemplate": "<b>Srednekolymsk → Kolymskoe</b><br>Type: Unknown<br>Demand: 375.0<extra></extra>", "legendgroup": "Unknown", "line": {"color": "rgba(169, 169, 169, 0.6)", "shape": "spline", "smoothing": 1, "width": 8}, "mode": "lines", "name": "Unknown", "showlegend": true, "type": "scatter", "x": [0.07167, 0.06852, 0.06535, 0.06217, 0.05896, 0.05573, 0.05249, 0.04922, 0.04593, 0.04263, 0.0393, 0.03595, 0.03259, 0.0292, 0.02579, 0.02237, 0.01892, 0.01545, 0.01196, 0.008455, 0.004928, 0.00138, -0.002188, -0.005776, -0.009384, -0.01301, -0.01666, -0.02033, -0.02402, -0.02773, -0.03145, -0.0352, -0.03897, -0.04276, -0.04657, -0.0504, -0.05425, -0.05812, -0.06201, -0.06591, -0.06984, -0.07379, -0.07776, -0.08175, -0.08576, -0.08979, -0.09384, -0.09791, -0.102, -0.1061], "y": [0.847, 0.8124, 0.7779, 0.7433, 0.7088, 0.6743, 0.6397, 0.6052, 0.5707, 0.5361, 0.5016, 0.4671, 0.4325, 0.398, 0.3635, 0.329, 0.2945, 0.26, 0.2254, 0.1909, 0.1564, 0.1219, 0.08743, 0.05292, 0.01843, -0.01607, -0.05056, -0.08506, -0.1195, -0.154, -0.1885, -0.223, -0.2575, -0.292, -0.3264, -0.3609, -0.3954, -0.4299, -0.4643, -0.4988, -0.5333, -0.5677, -0.6022, -0.6366, -0.6711, -0.7056, -0.74, -0.7745, -0.8089, -0.8434]}, {"hovertemplate": "<b>Ilirnej → Magadan</b><br>Type: Unknown<br>Demand: 23.0<extra></extra>", "legendgroup": "Unknown", "line": {"color": "rgba(169, 169, 169, 0.6)", "shape": "spline", "smoothing": 1, "width": 1.533}, "mode": "lines", "name": "Unknown", "showlegend": true, "type": "scatter", "x": [-0.8194, -0.7891, -0.7591, -0.7293, -0.6999, -0.6707, -0.6419, -0.6133, -0.585, -0.557, -0.5292, -0.5018, -0.4746, -0.4477, -0.4212, -0.3949, -0.3688, -0.3431, -0.3177, -0.2925, -0.2676, -0.243, -0.2187, -0.1947, -0.171, -0.1475, -0.1244, -0.1015, -0.07892, -0.05662, -0.0346, -0.01287, 0.008579, 0.02974, 0.05061, 0.0712, 0.09151, 0.1115, 0.1313, 0.1507, 0.1699, 0.1887, 0.2073, 0.2256, 0.2436, 0.2614, 0.2788, 0.296, 0.3129, 0.3295], "y": [0.2261, 0.2133, 0.2001, 0.1867, 0.1729, 0.1588, 0.1444, 0.1296, 0.1145, 0.09913, 0.0834, 0.06735, 0.05097, 0.03427, 0.01724, -0.0001169, -0.0178, -0.0358, -0.05413, -0.07278, -0.09176, -0.1111, -0.1307, -0.1506, -0.1709, -0.1915, -0.2125, -0.2337, -0.2553, -0.2772, -0.2994, -0.322, -0.3449, -0.3681, -0.3916, -0.4155, -0.4396, -0.4641, -0.489, -0.5141, -0.5396, -0.5654, -0.5915, -0.618, -0.6448, -0.6719, -0.6993, -0.7271, -0.7552, -0.7836]}, {"hovertemplate": "<b>Ostrovnoe → Cherskij</b><br>Type: Winter road<br>Demand: 40.0<extra></extra>", "legendgroup": "Winter road", "line": {"color": "#A3BE8C", "shape": "spline", "smoothing": 1, "width": 2.667}, "mode": "lines", "name": "Winter road", "showlegend": true, "type": "scatter", "x": [-0.8029, -0.7804, -0.7588, -0.7381, -0.7183, -0.6995, -0.6816, -0.6647, -0.6486, -0.6335, -0.6194, -0.6061, -0.5938, -0.5825, -0.572, -0.5625, -0.5539, -0.5463, -0.5395, -0.5338, -0.5289, -0.525, -0.522, -0.5199, -0.5187, -0.5185, -0.5192, -0.5209, -0.5235, -0.527, -0.5314, -0.5368, -0.5431, -0.5503, -0.5585, -0.5676, -0.5776, -0.5886, -0.6004, -0.6133, -0.627, -0.6417, -0.6573, -0.6738, -0.6913, -0.7097, -0.729, -0.7492, -0.7704, -0.7925], "y": [0.279, 0.2674, 0.2559, 0.2443, 0.2326, 0.221, 0.2094, 0.1977, 0.186, 0.1743, 0.1626, 0.1508, 0.1391, 0.1273, 0.1155, 0.1037, 0.09193, 0.0801, 0.06825, 0.05639, 0.04451, 0.03261, 0.02069, 0.008763, -0.003184, -0.01515, -0.02713, -0.03912, -0.05114, -0.06317, -0.07521, -0.08728, -0.09935, -0.1114, -0.1236, -0.1357, -0.1478, -0.16, -0.1722, -0.1844, -0.1966, -0.2088, -0.221, -0.2333, -0.2456, -0.2579, -0.2702, -0.2825, -0.2949, -0.3072]}, {"hovertemplate": "<b>Keperveem → Magadan</b><br>Type: Aviation<br>Demand: 41.0<extra></extra>", "legendgroup": "Aviation", "line": {"color": "#BF616A", "shape": "spline", "smoothing": 1, "width": 2.733}, "mode": "lines", "name": "Aviation", "showlegend": true, "type": "scatter", "x": [-0.7777, -0.7488, -0.7202, -0.6919, -0.6638, -0.636, -0.6084, -0.5811, -0.5541, -0.5273, -0.5008, -0.4745, -0.4485, -0.4228, -0.3973, -0.3721, -0.3472, -0.3225, -0.2981, -0.2739, -0.25, -0.2264, -0.203, -0.1799, -0.157, -0.1344, -0.1121, -0.09, -0.06819, -0.04664, -0.02536, -0.00433, 0.01644, 0.03694, 0.05718, 0.07716, 0.09688, 0.1163, 0.1355, 0.1545, 0.1731, 0.1916, 0.2097, 0.2276, 0.2452, 0.2626, 0.2797, 0.2965, 0.3131, 0.3295], "y": [0.3431, 0.3263, 0.3092, 0.2918, 0.2742, 0.2564, 0.2383, 0.2199, 0.2013, 0.1824, 0.1633, 0.1439, 0.1242, 0.1043, 0.08412, 0.0637, 0.04302, 0.02208, 0.0008828, -0.02057, -0.04228, -0.06424, -0.08647, -0.1089, -0.1317, -0.1547, -0.1779, -0.2014, -0.2252, -0.2492, -0.2735, -0.298, -0.3228, -0.3479, -0.3732, -0.3987, -0.4245, -0.4506, -0.477, -0.5035, -0.5304, -0.5575, -0.5849, -0.6125, -0.6403, -0.6685, -0.6969, -0.7255, -0.7544, -0.7836]}], "layout": {"annotations": [{"font": {"color": "#2c3e50", "size": 10}, "showarrow": false, "text": "Bilibino", "x": 0.9659, "xanchor": "center", "y": 0.6242, "yanchor": "middle"}, {"font": {"color": "#2c3e50", "size": 10}, "showarrow": false, "text": "Srednekolymsk", "x": 0.09696, "xanchor": "center", "y": 1.146, "yanchor": "middle"}, {"font": {"color": "#2c3e50", "size": 10}, "showarrow": false, "text": "Andrjushkino", "x": -0.3755, "xanchor": "center", "y": 1.087, "yanchor": "middle"}, {"font": {"color": "#2c3e50", "size": 10}, "showarrow": false, "text": "Omolon", "x": -0.5368, "xanchor": "center", "y": 1.017, "yanchor": "middle"}, {"font": {"color": "#2c3e50", "size": 10}, "showarrow": false, "text": "Ojusardah", "x": -0.6651, "xanchor": "center", "y": 0.9382, "yanchor": "middle"}, {"font": {"color": "#2c3e50", "size": 10}, "showarrow": false, "text": "Svataj", "x": -0.7723, "xanchor": "center", "y": 0.8521, "yanchor": "middle"}, {"font": {"color": "#2c3e50", "size": 10}, "showarrow": false, "text": "Argahtah", "x": -0.8639, "xanchor": "center", "y": 0.7591, "yanchor": "middle"}, {"font": {"color": "#2c3e50", "size": 10}, "showarrow": false, "text": "Ebjah", "x": -0.9408, "xanchor": "center", "y": 0.6613, "yanchor": "middle"}, {"font": {"color": "#2c3e50", "size": 10}, "showarrow": false, "text": "Sylgy-Ytar", "x": -1.005, "xanchor": "center", "y": 0.5594, "yanchor": "middle"}, {"font": {"color": "#2c3e50", "size": 10}, "showarrow": false, "text": "Keperveem", "x": -1.052, "xanchor": "center", "y": 0.4642, "yanchor": "middle"}, {"font": {"color": "#2c3e50", "size": 10}, "showarrow": false, "text": "Ostrovnoe", "x": -1.086, "xanchor": "center", "y": 0.3775, "yanchor": "middle"}, {"font": {"color": "#2c3e50", "size": 10}, "showarrow": false, "text": "Ilirnej", "x": -1.109, "xanchor": "center", "y": 0.3058, "yanchor": "middle"}, {"font": {"color": "#2c3e50", "size": 10}, "showarrow": false, "text": "Cherskij", "x": -1.072, "xanchor": "center", "y": -0.4156, "yanchor": "middle"}, {"font": {"color": "#2c3e50", "size": 10}, "showarrow": false, "text": "Kolymskoe", "x": -0.1436, "xanchor": "center", "y": -1.141, "yanchor": "middle"}, {"font": {"color": "#2c3e50", "size": 10}, "showarrow": false, "text": "Magadan", "x": 0.4457, "xanchor": "center", "y": -1.06, "yanchor": "middle"}, {"bgcolor": "rgba(255, 71, 87, 0.8)", "bordercolor": "white", "borderwidth": 2, "font": {"color": "white", "family": "Arial Black", "size": 12}, "showarrow": false, "text": "<b>NO PROVIDER</b><br>5 consumers<br>Total demand: 307.0", "x": 0, "y": 0}], "font": {"color": "#2c3e50", "family": "Arial", "size": 12}, "height": 1000, "hovermode": "closest", "legend": {"bgcolor": "rgba(255,255,255,0.8)", "bordercolor": "rgba(0,0,0,0.1)", "borderwidth": 1, "orientation": "h", "x": 0.5, "xanchor": "center", "y": -0.05, "yanchor": "top"}, "margin": {"b": 80, "l": 80, "r": 80, "t": 80}, "paper_bgcolor": "white", "plot_bgcolor": "#f8f9fa", "showlegend": true, "title": {"font": {"color": "#2c3e50", "family": "Arial", "size": 18}, "text": "Port Service Network", "x": 0.5, "xanchor": "center"}, "width": 1000, "xaxis": {"range": [-1.4, 1.4], "scaleanchor": "y", "scaleratio": 1, "showgrid": false, "showticklabels": false, "zeroline": false}, "yaxis": {"range": [-1.4, 1.4], "showgrid": false, "showticklabels": false, "zeroline": false}}}
